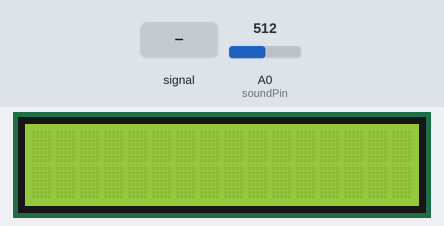
A sketch run on a simulated Arduino Uno, built with avr-gcc and run on an emulated ATmega328P. Parts: 16×2 character LCD. The test bench sets the inputs (shaded band); at power-on: A0 (soundPin) = 512. What the sketch prints to the serial monitor is not drawn.

Above: at 1.2 s.
1.3 s: A0 (soundPin) fed a 200 Hz sine of ±81 counts around its level
At 2.49 s:
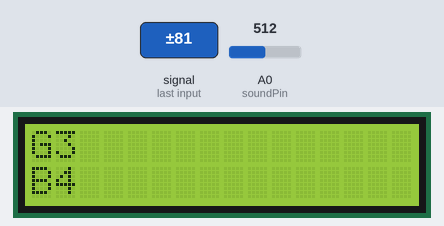
3.4 s: A0 (soundPin) set to 716
4.9 s: A0 (soundPin) fed a 2 Hz sine of ±306 counts around its level
At 6.4 s:
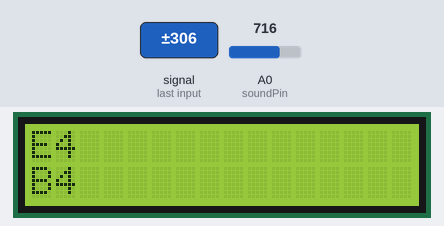
7.0 s: A0 (soundPin) fed a 1000 Hz sine of ±255 counts around its level
At 7.65 s:
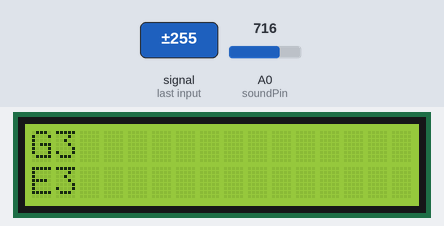
8.9 s: A0 (soundPin) set to 0
At 10.0 s:
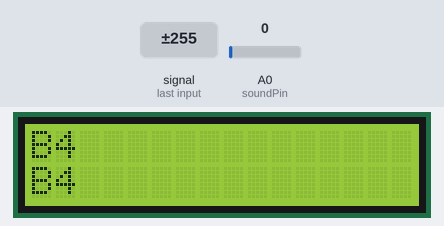
10.4 s: A0 (soundPin) set to 12
13.4 s: A0 (soundPin) set to 15
Timing chart, 0 to 15.9 s (numbered marks = the images above; inputs shaded):
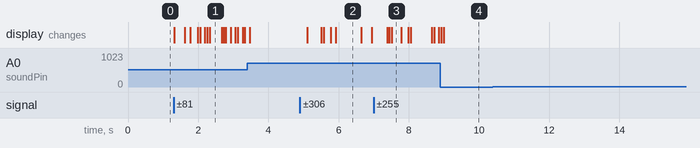

Measured:
- after the input at 1.3 s, the display: first changes at once (image 1 shows a later state)
- after the input at 4.9 s, the display: first changes after 0.21 s (image 2 shows a later state)
- after the input at 7.0 s, the display: first changes after 0.38 s (image 3 shows a later state)
- after the input at 8.9 s, the display: first differs from a run without the input after 0.09 s (image 4)
- after the input at 10.4 s, every drawn part: stays the same
- after the input at 13.4 s, every drawn part: stays the same
- what the display in image 2 shows lasts 0.7 s, from 5.9 s to 6.6 s

The sketch:

MicroFinalProject.ino
```cpp
//timer1 will interrupt at 1Hz  //ghavi

#include <LiquidCrystal.h>

LiquidCrystal lcd(12, 11, 5, 4, 3, 2);


//#define k 11  //buffer size
#define cons 0.001
#define sizeR 60
#define thr 10000
#define segA 2//connecting segment A to PIN2
#define segB 3// connecting segment B to PIN3
#define segC 4// connecting segment C to PIN4
#define segD 5// connecting segment D to PIN5
#define segE 6// connecting segment E to PIN6
#define segF 7// connecting segment F to PIN7
#define segG 8// connecting segment G to PIN8

//storage variables
boolean toggle0 = 0;
boolean toggle1 = 0;
boolean toggle2 = 0;
int g=0;
int x;    //input signal
int k =0 ; //buffer size == 50
int c=0;  //counter
int data[sizeR];    //first signal input
int R[sizeR];       //conclusion
int iteration=0;
int notcount=0;
//int cons;   // each time part
int thFlag;
int RFlag;
float frequence;
int i,j;
int lcdFlag =0;
char notchar,notnum;
const int k2 = 4;
String notbuffer[k2];
const int soundPin = A0; //sound sensor attach to A0

int digitValue ;
void setup(){

  pinMode(soundPin, INPUT);  //analog mic input
  pinMode(1,OUTPUT);//set pin0 as OUTPUT
 // pinMode(13,OUTPUT);
  Serial.begin(9600); //initialize serial
  lcd.begin(16, 2);

cli();//stop interrupts


//set timer1 interrupt at 1Hz
  TCCR1A = 0;// set entire TCCR1A register to 0
  TCCR1B = 0;// same for TCCR1B
  TCNT1  = 0;//initialize counter value to 0
  // set compare match register for 1hz increments
  OCR1A = 15;// = (16*10^6) / (500*1024) - 1 (must be <65536) //15624
  // turn on CTC mode
  TCCR1B |= (1 << WGM12);
  // Set CS12 and CS10 bits for 1024 prescaler
  TCCR1B |= (1 << CS12) | (1 << CS10);
  // enable timer compare interrupt
  TIMSK1 |= (1 << OCIE1A);

sei();//allow interrupts

}//end setup

ISR(TIMER1_COMPA_vect){//timer1 interrupt 1Hz
  iteration++;
  data[k] = analogRead(soundPin);//read the value of A0
 // Serial.print(data[k]);//print the value
 // Serial.print("-");
  k++;
  if(k == sizeR )
  {
    //Serial.println();
     k = 0;
  }
}
void loop(){
   /*digitValue=digitalRead(2);
  if (digitValue==LOW)
  {
    digitalWrite (13, HIGH);
    delay(50);
    }
  else
  {
    digitalWrite (13, LOW);
    delay(10);
    }*/

  if ( iteration > sizeR-1 )    //generating Rx when every 50 signal recived
  { cli();
///////////////////////////////////////
//Serial.println("R Buffer");
    for (i=0 ; i<sizeR ; i++)   // for Rx(l)
      {
        for(j=0 ; j<sizeR ; j++)  // for x(n)*x(n-l)
        {
          if (j>= i){
          R[i] += data[j] * data[j-i];
          }
         /* Serial.print(R[i]);
          Serial.print("+");*/
        }

       /* Serial.print(R[i]);
        Serial.print("-");*/
      }

       // Serial.println();
    thFlag=0;       // First rise edge  > Th
    for (RFlag=1; RFlag<sizeR ; RFlag++)
    {
     // Serial.print(R[RFlag]);
       // Serial.print("-");
            if (R[RFlag]>thr && !thFlag)
            {notcount =0;
              freqdetect(RFlag);
              notbuffer[2] = notbuffer[0];
              convert_sequence(frequence+1);
              thFlag = 1;
            }

    }

//////////////////////////////////////
        iteration =0;

   if(notbuffer[0] != notbuffer[2]) {
      Serial.print(notbuffer[0]);
      Serial.print(notbuffer[1]);
      Serial.print("-");

     if(lcdFlag == 0)
         {lcd.setCursor(0,0);
          lcd.print("                ");
          lcd.setCursor(0,0);
          }
      lcdFlag++;
     if(lcdFlag == 2)
         {lcd.setCursor(0,1);
         lcd.print("                ");
          lcd.setCursor(0,1);
         lcdFlag = 0;}

      lcd.print(notbuffer[0]);
      lcd.print(notbuffer[1]);
      lcd.print(" ");

     }

     for(i=0;i<sizeR;i++) {
      R[i] =0;
      }

  }
 if(iteration == 0) sei();
}

void freqdetect(int tt)     // calculate T
{
  frequence = 1/(tt * cons);
}

void convert_sequence(float freq)
{
  notcount = 0;
      /*if(freq>16.3 && freq <18.35)
      {
        notbuffer[notcount++]='C';
        notbuffer[notcount++] ='0';
      }
      else if(freq>18.34 && freq <20.6)
      {
        notbuffer[notcount++]='D';
        notbuffer[notcount++] ='0';
      }
      else if(freq>20.59 && freq <21.83)
      {
        notbuffer[notcount++]='E';
        notbuffer[notcount++] ='0';
      }
      else if(freq>21.82 && freq <24.5)
      {
        notbuffer[notcount++]='F';
        notbuffer[notcount++] ='0';
      }
      else if(freq>24.49 && freq <27.5)
      {
        notbuffer[notcount++]='G';
        notbuffer[notcount++] ='0';
      }
      else if(freq>27.49 && freq <30.87)
      {
        notbuffer[notcount++]='A';
        notbuffer[notcount++] ='0';
      }
      else if(freq>30.86 && freq <32.70)
      {
        notbuffer[notcount++]='B';
        notbuffer[notcount++] ='0';
      }
      //---------------------------------------------------
      else if(freq>32.69 && freq <36.71)
      {
        notbuffer[notcount++]='C';
        notbuffer[notcount++] ='1';
      }
      else if(freq>36.70 && freq <41.20)
      {
        notbuffer[notcount++]='D';
        notbuffer[notcount++] ='1';
      }
      else if(freq>41.19 && freq <43.65)
      {
        notbuffer[notcount++]='E';
        notbuffer[notcount++] ='1';
      }
      else if(freq>43.64 && freq <49.00)
      {
        notbuffer[notcount++]='F';
        notbuffer[notcount++] ='1';
      }
      else if(freq>48.99 && freq <55.00)
      {
        notbuffer[notcount++]='G';
        notbuffer[notcount++] ='1';
      }
      else if(freq>49.99 && freq <61.74)
      {
        notbuffer[notcount++]='A';
        notbuffer[notcount++] ='1';
      }
      else if(freq>61.74 && freq <65.41)
      {
        notbuffer[notcount++]='B';
        notbuffer[notcount++] ='1';
      }*/
    //----------------------------------------------
      if(freq>65.40 && freq <69.30)
      {
        notbuffer[0]="C";
        notbuffer[1] ="2";
      }
      else if(freq>69.30 && freq <73.42)
      {
        notbuffer[0]="C#2/";
        notbuffer[1] ="Db2";
      }
      else if(freq>73.42 && freq <77.78)
      {
        notbuffer[0]="D";
        notbuffer[1] ="2";
      }
       else if(freq>77.78 && freq <82.41)
      {
        notbuffer[0]="D#2/";
        notbuffer[1] ="Eb2";
      }
      else if(freq>82.40 && freq <87.31)
      {
        notbuffer[0]="E";
        notbuffer[1] ="2";
      }
      else if(freq>87.30 && freq <92.50)
      {
        notbuffer[0]="F";
        notbuffer[1] ="2";
      }
      else if(freq>92.50 && freq <98.00)
      {
        notbuffer[0]="F#2/";
        notbuffer[1] ="Gb2";
      }
      else if(freq>97.99 && freq <103.83)
      {
        notbuffer[0]="G";
        notbuffer[1] ="2";
      }
      else if(freq>103.82 && freq <110.00)
      {
        notbuffer[0]="G#2/";
        notbuffer[1] ="Ab2";
      }
      else if(freq>109.99 && freq <116.54)
      {
        notbuffer[0]="A";
        notbuffer[1] ="2";
      }
      else if(freq>116.53 && freq <123.46)
      {
        notbuffer[0]="A#2";
        notbuffer[1] ="Bb2";
      }
      else if(freq>123.46 && freq <130.81)
      {
        //Serial.println(notbuffer[notcount]);
        notbuffer[0]="B";
        notbuffer[1] ="2";
      }
    //----------------------------------------------
      else if(freq >130.80 && freq <138.59)
      {
        notbuffer[0]="C";
        notbuffer[1] ="3";
      }
      else if(freq >138.59 && freq <146.83)
      {
        notbuffer[0]="C#3/";
        notbuffer[1] ="Db3 ";
      }
      else if(freq>146.82 && freq <155.56)
      {
        notbuffer[0]="D";
        notbuffer[1] ="3";
      }
      else if(freq>155.56 && freq <164.81)
      {
        notbuffer[0]="D#3/";
        notbuffer[1] ="Eb3";
      }
      else if(freq>164.81 && freq <174.61)
      {
        notbuffer[0]="E";
        notbuffer[1] ="3";
      }
      else if(freq>174.60 && freq <185.00)
      {
        notbuffer[0]="F";
        notbuffer[1] ="3";
      }
       else if(freq>185.00 && freq <196.00)
      {
        notbuffer[0]="F#3/";
        notbuffer[1] ="Gb3";
      }
      else if(freq>195.99 && freq <207.60)
      {
        notbuffer[0]="G";
        notbuffer[1] ="3";
      }
      else if(freq>207.60 && freq <220.00)
      {
        notbuffer[0]="G#3/";
        notbuffer[1] ="Ab3";
      }
      else if(freq>219.99 && freq <233.08)
      {
        notbuffer[0]="A";
        notbuffer[1] ="3";
      }
      else if(freq>233.08 && freq <246.94)
      {
        notbuffer[0]="A#3/";
        notbuffer[1] ="Bb3";
      }
      else if(freq>246.93 && freq <261.63)
      {
        notbuffer[0]="B";
        notbuffer[1] ="3";
      }
    //----------------------------------8------------
      else if(freq >261.62 && freq <277.)
      {
        notbuffer[0]="C";
        notbuffer[1] ="4";
      }
      else if(freq >277.18 && freq <293.66)
      {
        notbuffer[0]="C#4/";
        notbuffer[1] ="Db4";
      }
      else if(freq>293.65 && freq <311.13)
      {
        notbuffer[0]="D";
        notbuffer[1] ="4";
      }
      else if(freq>311.13 && freq <329.63)
      {
        notbuffer[0]="D#4/";
        notbuffer[1] ="Eb4";
      }
      else if(freq>329.62 && freq <349.23)
      {
        notbuffer[0]="E";
        notbuffer[1] ="4";
      }
      else if(freq>349.22 && freq <369.99)
      {
        notbuffer[0]="F";
        notbuffer[1] ="4";
      }
      else if(freq>369.99 && freq <391.99)
      {
        notbuffer[0]="F#4/";
        notbuffer[1] ="Gb4";
      }
      else if(freq>391.99 && freq <415.30)
      {
        notbuffer[0]="G";
        notbuffer[1] ="4";
      }
      else if(freq>415.30 && freq <440.00)
      {
        notbuffer[0]="G#4/";
        notbuffer[1] ="Ab4";
      }
      else if(freq>439.99 && freq <466.16)
      {
        notbuffer[0]="A";
        notbuffer[1] ="4";
      }
      else if(freq>466.16 && freq <493.88)
      {
        notbuffer[0]="A#4/";
        notbuffer[1] ="Bb4";
      }
      else if(freq>493.87 && freq <523.25)
      {
        notbuffer[0]="B";
        notbuffer[1] ="4";
      }
    //----------------------------------------------
    /*  else if(freq >523.24 && freq <587.33)
      {
        notbuffer[notcount++]="C";
        notbuffer[notcount++] ='5';
      }
      else if(freq>587.32 && freq <659.25)
      {
        notbuffer[notcount++]='D';
        notbuffer[notcount++] ='5';
      }
      else if(freq>659.24 && freq <698.46)
      {
        notbuffer[notcount++]='E';
        notbuffer[notcount++] ='5';
      }
      else if(freq>698.46 && freq <783.99)
      {
        notbuffer[notcount++]='F';
        notbuffer[notcount++] ='5';
      }
      else if(freq>783.98 && freq <880.00)
      {
        notbuffer[notcount++]='G';
        notbuffer[notcount++] ='5';
      }
      else if(freq>879.99 && freq <987.77)
      {
        notbuffer[notcount++]='A';
        notbuffer[notcount++] ='5';
      }
      else if(freq>987.77 && freq <1046.50)
      {
        notbuffer[notcount++]='B';
        notbuffer[notcount++] ='5';
      }
  */
}
```
